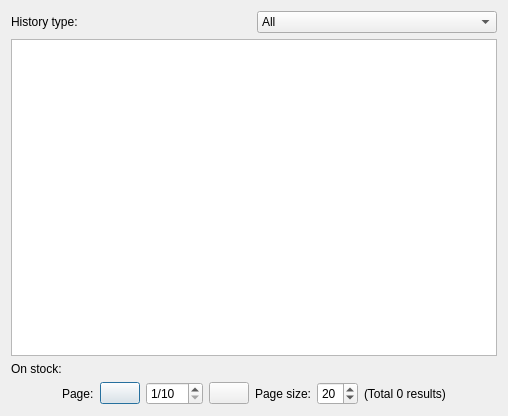
<?xml version="1.0" encoding="UTF-8"?>
<ui version="4.0">
 <class>DialogWarehouseItemHistory</class>
 <widget class="QDialog" name="DialogWarehouseItemHistory">
  <property name="geometry">
   <rect>
    <x>0</x>
    <y>0</y>
    <width>508</width>
    <height>416</height>
   </rect>
  </property>
  <property name="windowTitle">
   <string>Dialog</string>
  </property>
  <layout class="QGridLayout" name="gridLayout">
   <item row="0" column="0">
    <layout class="QHBoxLayout" name="horizontalLayout_3">
     <item>
      <widget class="QLabel" name="labelHistoryType">
       <property name="text">
        <string>History type:</string>
       </property>
      </widget>
     </item>
     <item>
      <widget class="QComboBox" name="comboBoxHistoryType">
       <item>
        <property name="text">
         <string>All</string>
        </property>
       </item>
       <item>
        <property name="text">
         <string>Sell</string>
        </property>
       </item>
       <item>
        <property name="text">
         <string>Stacked</string>
        </property>
       </item>
      </widget>
     </item>
    </layout>
   </item>
   <item row="1" column="0">
    <widget class="QTableView" name="tableViewHistory">
     <attribute name="horizontalHeaderStretchLastSection">
      <bool>true</bool>
     </attribute>
    </widget>
   </item>
   <item row="2" column="0">
    <layout class="QHBoxLayout" name="horizontalLayout_2">
     <property name="bottomMargin">
      <number>0</number>
     </property>
     <item>
      <widget class="QLabel" name="label_4">
       <property name="text">
        <string>On stock:</string>
       </property>
      </widget>
     </item>
     <item>
      <widget class="QLabel" name="labelOnStock">
       <property name="text">
        <string/>
       </property>
      </widget>
     </item>
    </layout>
   </item>
   <item row="3" column="0">
    <layout class="QHBoxLayout" name="horizontalLayout">
     <item>
      <spacer name="horizontalSpacer_2">
       <property name="orientation">
        <enum>Qt::Horizontal</enum>
       </property>
       <property name="sizeHint" stdset="0">
        <size>
         <width>40</width>
         <height>20</height>
        </size>
       </property>
      </spacer>
     </item>
     <item>
      <widget class="QLabel" name="label">
       <property name="text">
        <string>Page:</string>
       </property>
      </widget>
     </item>
     <item>
      <widget class="QPushButton" name="pushButtonPrev">
       <property name="text">
        <string/>
       </property>
       <property name="icon">
        <iconset resource="icons/icons.qrc">
         <normaloff>:/images/go-previous.svg</normaloff>:/images/go-previous.svg</iconset>
       </property>
      </widget>
     </item>
     <item>
      <widget class="QSpinBox" name="spinBoxPage">
       <property name="suffix">
        <string>/10</string>
       </property>
       <property name="minimum">
        <number>1</number>
       </property>
      </widget>
     </item>
     <item>
      <widget class="QPushButton" name="pushButtonNext">
       <property name="text">
        <string/>
       </property>
       <property name="icon">
        <iconset resource="icons/icons.qrc">
         <normaloff>:/images/go-next.svg</normaloff>:/images/go-next.svg</iconset>
       </property>
      </widget>
     </item>
     <item>
      <widget class="QLabel" name="label_2">
       <property name="text">
        <string>Page size:</string>
       </property>
      </widget>
     </item>
     <item>
      <widget class="QSpinBox" name="spinBoxPageSize">
       <property name="minimum">
        <number>1</number>
       </property>
       <property name="value">
        <number>20</number>
       </property>
      </widget>
     </item>
     <item>
      <widget class="QLabel" name="labelTotalResults">
       <property name="text">
        <string>(Total 0 results)</string>
       </property>
      </widget>
     </item>
     <item>
      <spacer name="horizontalSpacer">
       <property name="orientation">
        <enum>Qt::Horizontal</enum>
       </property>
       <property name="sizeHint" stdset="0">
        <size>
         <width>40</width>
         <height>20</height>
        </size>
       </property>
      </spacer>
     </item>
    </layout>
   </item>
  </layout>
 </widget>
 <resources>
  <include location="icons/icons.qrc"/>
 </resources>
 <connections/>
</ui>
